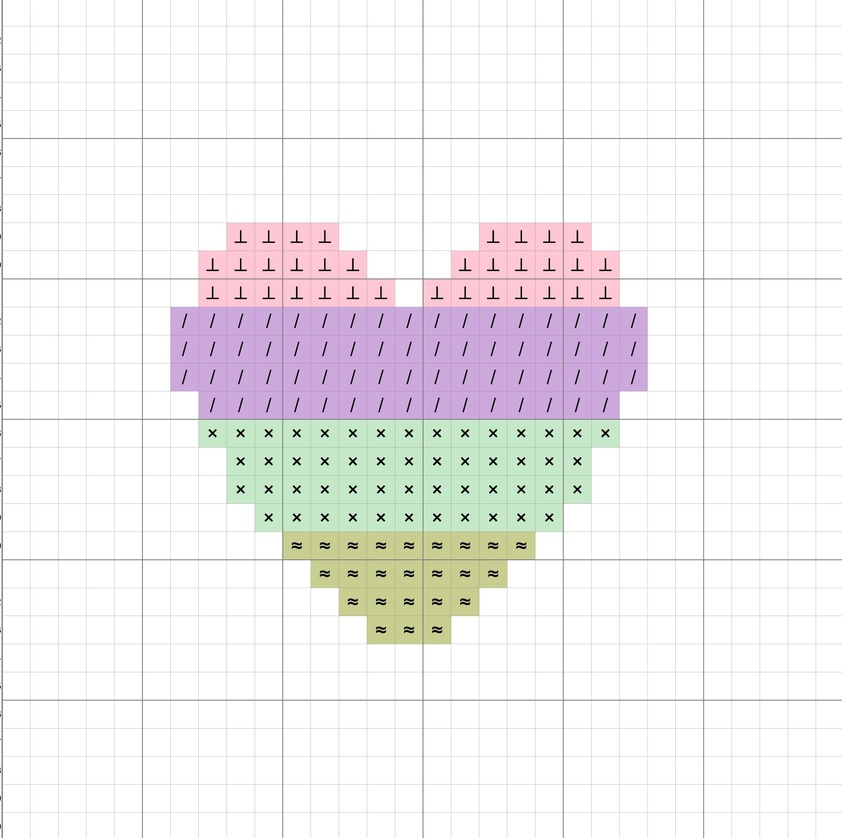
#> input picture images/sample3.jpg, 842 x 838 px, shrunk from 2126 x 2114 before the run
$ jupyter execute updated_code.ipynb
#> lines starting #> are read from the running program, lines starting #| are printed output that depends on the picture; after the words box and inside, x2 and y2 are one past the last pixel; in counts of white or black regions, pixels touching at a corner belong together
[cell 1]
import numpy as np
import cv2
from matplotlib import pyplot as plt
import math
from PIL import Image
path = 'images/sample3.jpg'
#path = 'images/sample2.webp'
#path = 'images/sample.jpg'
plt.rcParams["figure.figsize"] = (10,10)

[cell 2]
img = cv2.imread(path)
#> img is the input picture: shape (838, 842, 3); mean B, G, R 240.2, 239.3, 241.7
gr = cv2.imread(path, 0)
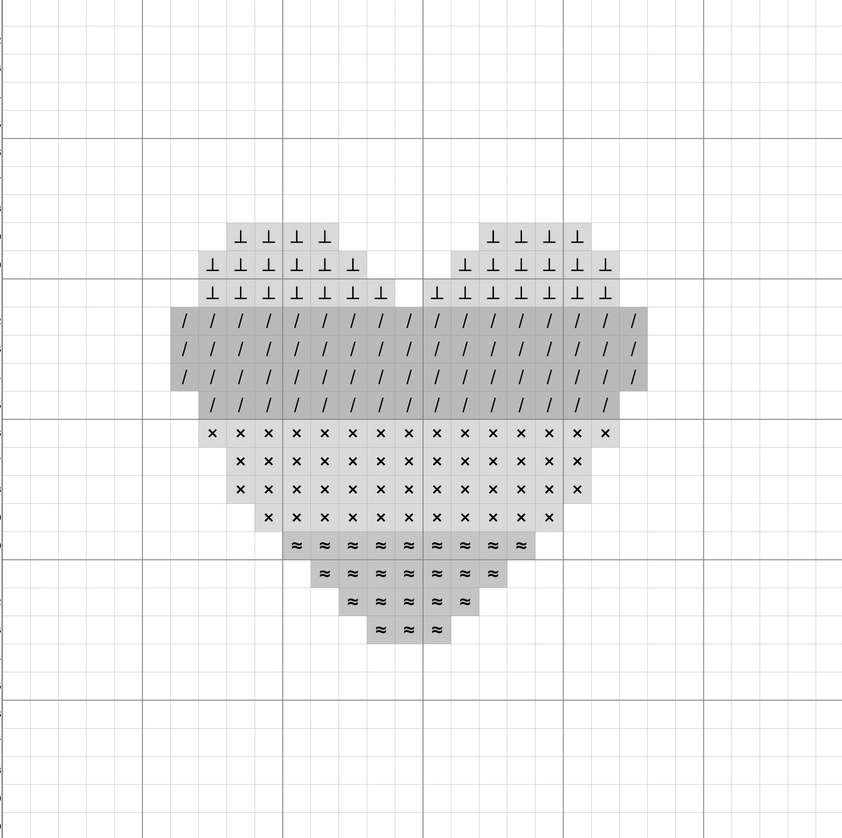
#> gr: shape (838, 842); min 0, max 255, mean 240.1

[cell 3]
plt.imshow(gr, cmap = 'gray')
plt.show()

[cell 4]
r, th = cv2.threshold(gr,50,255,cv2.THRESH_BINARY_INV)
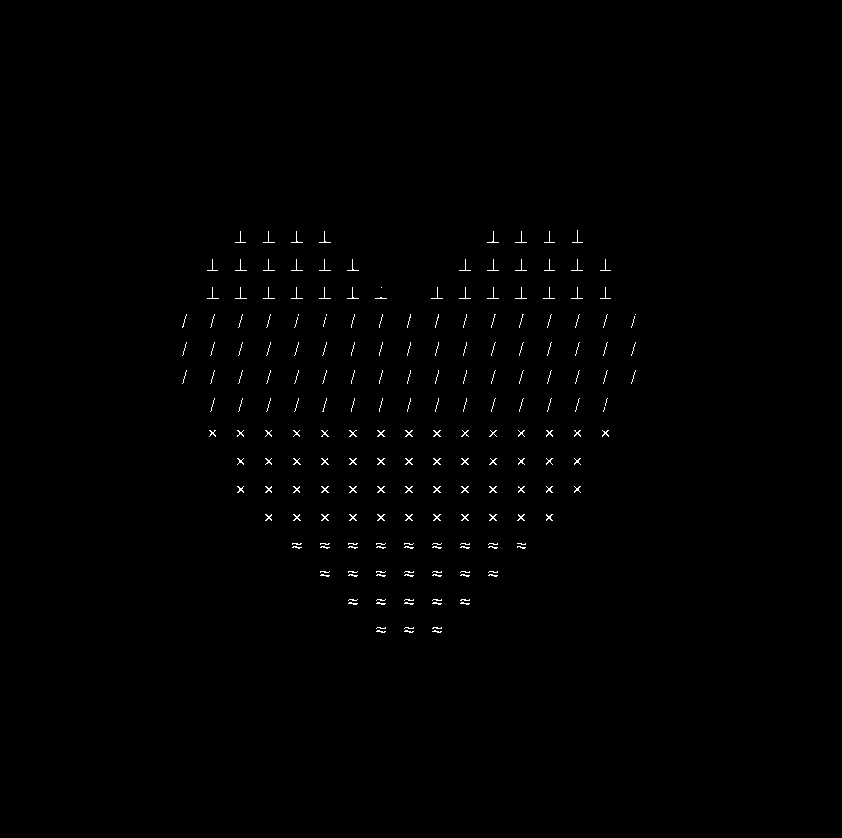
#> th: shape (838, 842); 0.51% white in thin lines or dots, all inside (x1, y1, x2, y2) = (182, 230, 636, 633)
plt.imshow(th, cmap = 'gray')
plt.show()

[cell 5]
cv2.imwrite('images/output.png', th)
#> Out = True

[cell 6]
plt.imshow(img)
plt.show()

[cell 7]
mask = np.where(th == 255)
#> mask = 3623 positions, rows 230 to 632, columns 182 to 635

[cell 8]
RED = [255,0,0]
GREEN = [0,255,0]
BLUE = [0,0, 255]

[cell 9]
img[mask] = GREEN
plt.imshow(img)
plt.show()

[cell 10]
img[mask] = BLUE
plt.imshow(img)
plt.show()

[cell 11]
img[mask] = RED
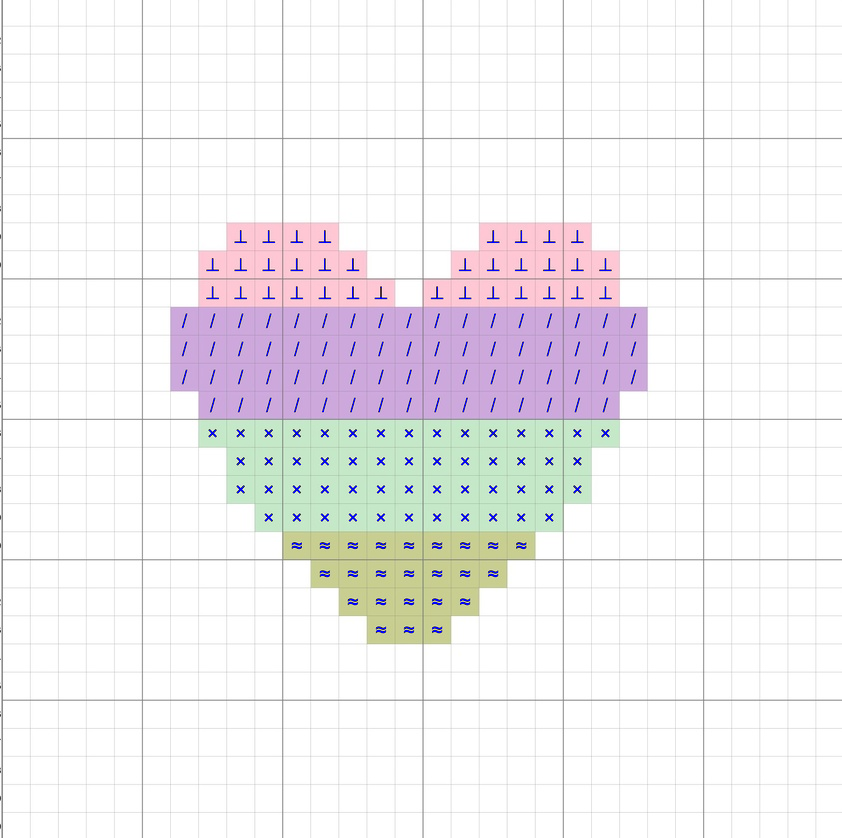
#> img: shape (838, 842, 3); mean B, G, R 241.4, 239.2, 241.6
plt.imshow(img)
plt.show()

$ run again, with images/sample2.webp saved as images/sample3.jpg
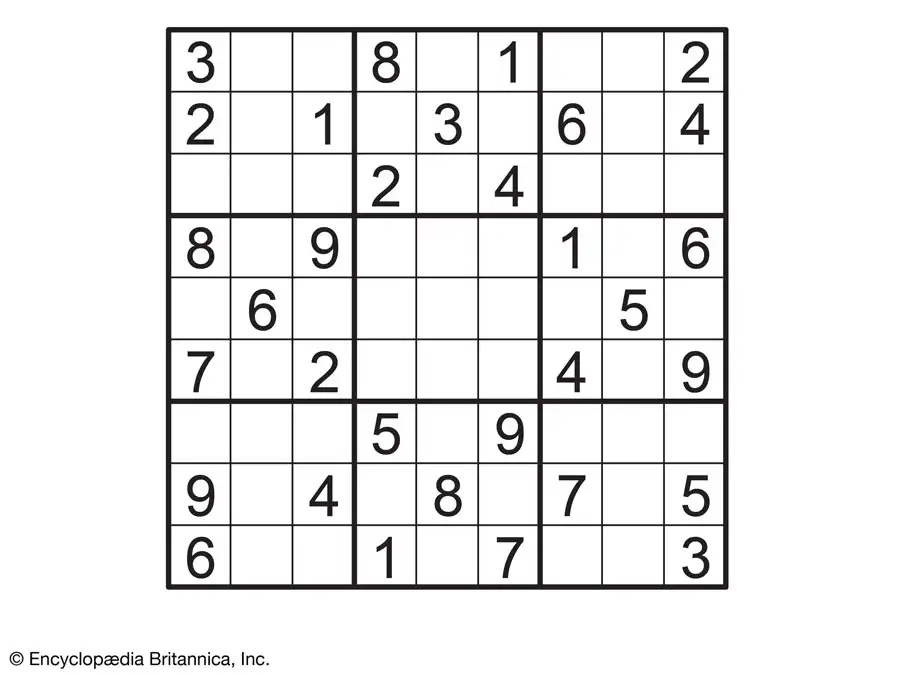
#> input picture images/sample2.webp, 900 x 675 px
#> img is the input picture: shape (675, 900, 3); mean B, G, R 235.7, 235.7, 235.8
#> `r, th = cv2.threshold(gr,50,255,cv2.THRESH_BINARY_INV)`:
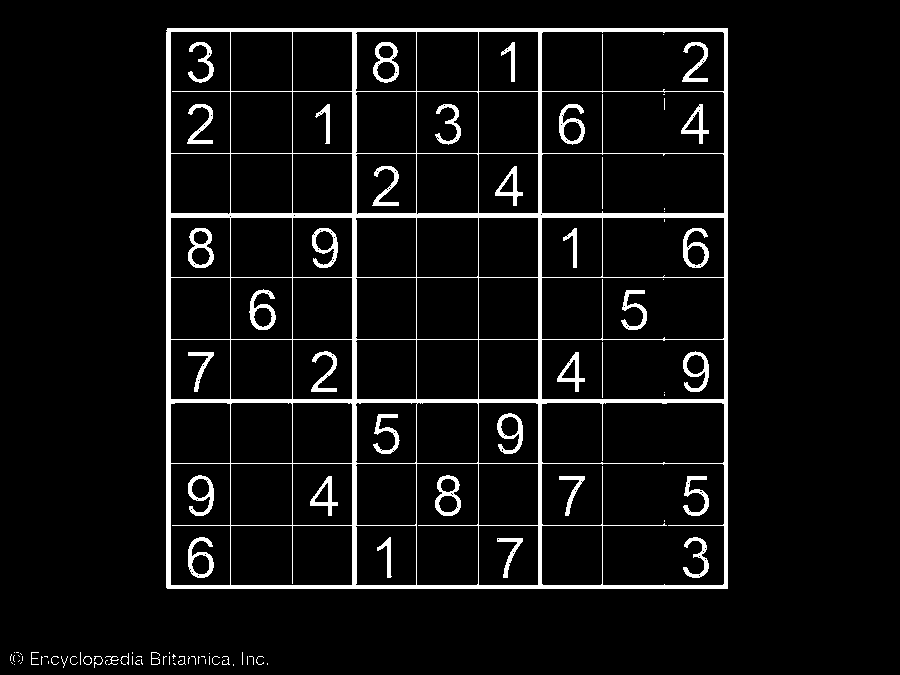
#> th: shape (675, 900); 6.1% white; 97 white regions (51 under 20 px), largest, box (x1, y1, x2, y2) and area: (166, 28, 728, 589) 25234, (373, 42, 399, 83) 444, (435, 475, 461, 516) 442
#> Out = True
#> mask = 37345 positions, rows 28 to 667, columns 10 to 727
#> `img[mask] = RED`:
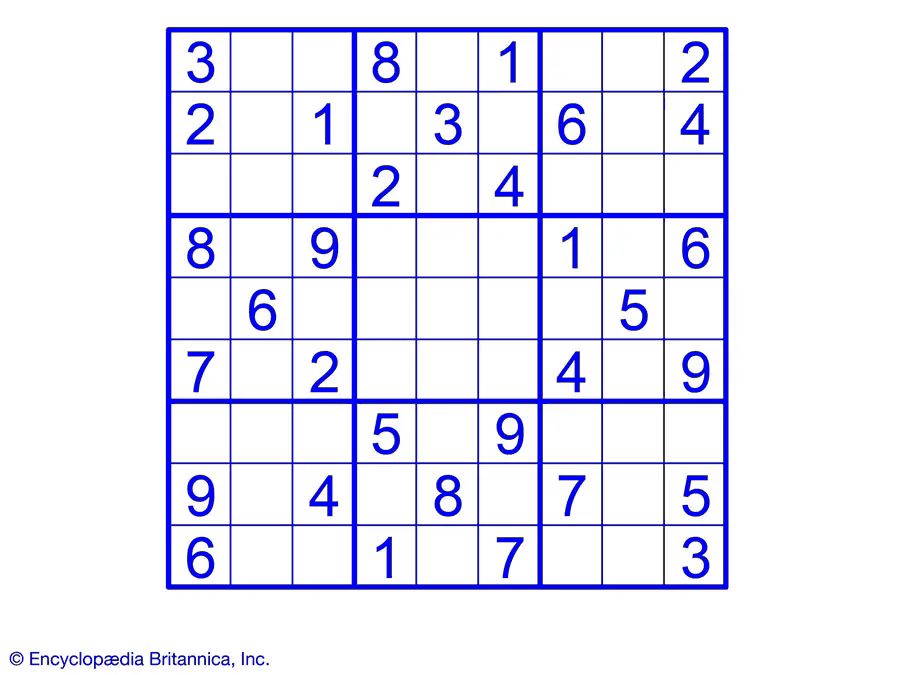
#> img: shape (675, 900, 3); mean B, G, R 249.7, 234, 234
